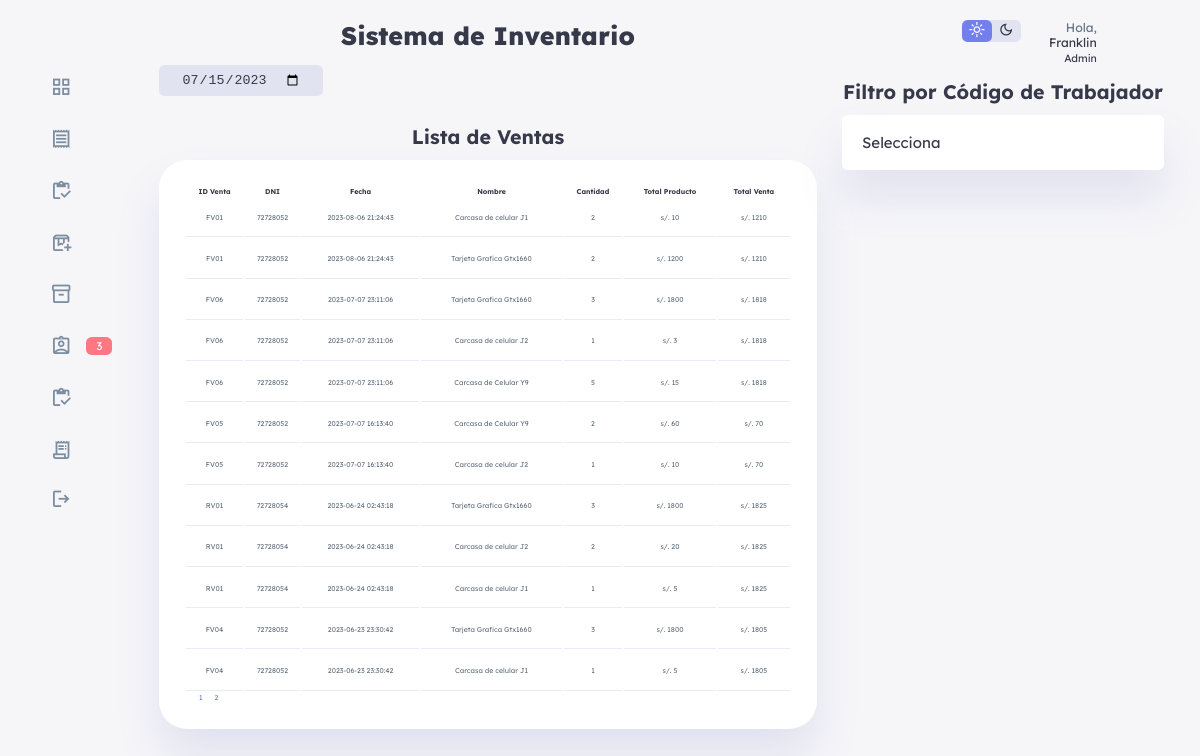
The app's page /mostrar-ventas-final.php (signed in) with its own data.
### tables this page shows
CREATE TABLE `detalle_venta` (
  `id_detallev` int(11) NOT NULL,
  `id_venta` varchar(50) NOT NULL,
  `id_prod` varchar(50) NOT NULL,
  `cantidad` int(11) NOT NULL,
  `precio_unitario` double NOT NULL,
  `precio_total` double NOT NULL
);

CREATE TABLE `venta` (
  `id_venta` varchar(50) NOT NULL,
  `dni` int(11) NOT NULL,
  `fecha` datetime NOT NULL,
  `total` double NOT NULL
);

CREATE TABLE `producto` (
  `id_prod` varchar(4) NOT NULL,
  `nombre` varchar(50) NOT NULL,
  `precio` double NOT NULL,
  `precio_pub` double NOT NULL,
  `precio_o` double NOT NULL,
  `precio_m` double NOT NULL,
  `stock` int(11) NOT NULL,
  `id_categoria` int(11) NOT NULL,
  `fecha_creado` datetime DEFAULT NULL,
  `fecha_actualizado` datetime DEFAULT NULL
);

### database/ventas/sql-mostrar-ventas.php (the view)
<?php
$query = "SELECT venta.id_venta, venta.dni,
venta.fecha, producto.nombre, detalle_venta.cantidad,
venta.total, detalle_venta.precio_unitario
FROM venta
inner join detalle_venta
on venta.id_venta=detalle_venta.id_venta
inner join producto
on detalle_venta.id_prod=producto.id_prod ORDER BY venta.fecha DESC";
$r = mysqli_query($con,$query);
while($venta = mysqli_fetch_assoc($r)){
?>
<tr>
    <td><?php echo $venta['id_venta']?></td>
    <td><?php echo $venta['dni']?></td>
    <td><?php echo $venta['fecha']?></td>
    <td><?php echo $venta['nombre']?></td>
    <td><?php echo $venta['cantidad']?></td>
    <td><?php echo 's/. '.$venta['cantidad']*$venta['precio_unitario']?></td>
    <td><?php echo 's/. '.$venta['total']?></td>
</tr>
<?php
}

### css/dashboard-final.css (style rules this page uses)
:root { --color-primary: #7380ec; --color-danger: #ff7782; --color-sucess: #41f1b6; --color-warning: #ffbb55; --color-white: #fff; --color-info-dark: #7d8da1; --color-info-light: #dce1eb; --color-dark: #363949; --color-light: rgba(132,139,200,0.18); --color-primary-variant: #111e88; --color-dark-variant: #677483; --color-background: #f6f6f9; --card-border-radius: 2rem; --border-radius-1: 0.4rem; --border-radius-2: 0.8rem; --border-radius-3: 1.2rem; --card-padding: 1.8rem; --padding-1: 1.2rem; --box-shadow: 0 2rem 3rem var(--color-light); --filter-light: 0; }
* { margin: 0; padding: 0; outline: 0; appearance: none; border: 0; text-decoration: none; list-style: none; box-sizing: border-box; }
html { font-size: 14px; }
body { width: 100vw; height: 100vh; font-family: 'Lexend Deca', sans-serif; font-size: 0.88rem; background: var(--color-background); user-select: none; overflow-x: hidden; color: var(--color-dark); }
main table tbody td { height: 2.8rem; border-bottom: 1px solid var(--color-light); color: var(--color-dark-variant); }

### records on screen
detalle_venta: id_venta.id_venta "FV01", id_venta.dni "72728052", id_venta.fecha "2023-08-06 21:24:43", id_prod.nombre "Carcasa de celular J1", cantidad "2", $venta['cantidad']*$venta['precio_unitario'] "10", id_venta.total "1210"
detalle_venta: id_venta.id_venta "FV01", id_venta.dni "72728052", id_venta.fecha "2023-08-06 21:24:43", id_prod.nombre "Tarjeta Grafica Gtx1660", cantidad "2", $venta['cantidad']*$venta['precio_unitario'] "1200", id_venta.total "1210"
detalle_venta: id_venta.id_venta "FV06", id_venta.dni "72728052", id_venta.fecha "2023-07-07 23:11:06", id_prod.nombre "Tarjeta Grafica Gtx1660", cantidad "3", $venta['cantidad']*$venta['precio_unitario'] "1800", id_venta.total "1818"
detalle_venta: id_venta.id_venta "FV06", id_venta.dni "72728052", id_venta.fecha "2023-07-07 23:11:06", id_prod.nombre "Carcasa de celular J2", cantidad "1", $venta['cantidad']*$venta['precio_unitario'] "3", id_venta.total "1818"
detalle_venta: id_venta.id_venta "FV06", id_venta.dni "72728052", id_venta.fecha "2023-07-07 23:11:06", id_prod.nombre "Carcasa de Celular Y9", cantidad "5", $venta['cantidad']*$venta['precio_unitario'] "15", id_venta.total "1818"
detalle_venta: id_venta.id_venta "FV05", id_venta.dni "72728052", id_venta.fecha "2023-07-07 16:13:40", id_prod.nombre "Carcasa de Celular Y9", cantidad "2", $venta['cantidad']*$venta['precio_unitario'] "60", id_venta.total "70"
detalle_venta: id_venta.id_venta "FV05", id_venta.dni "72728052", id_venta.fecha "2023-07-07 16:13:40", id_prod.nombre "Carcasa de celular J2", cantidad "1", $venta['cantidad']*$venta['precio_unitario'] "10", id_venta.total "70"
detalle_venta: id_venta.id_venta "RV01", id_venta.dni "72728054", id_venta.fecha "2023-06-24 02:43:18", id_prod.nombre "Tarjeta Grafica Gtx1660", cantidad "3", $venta['cantidad']*$venta['precio_unitario'] "1800", id_venta.total "1825"
detalle_venta: id_venta.id_venta "RV01", id_venta.dni "72728054", id_venta.fecha "2023-06-24 02:43:18", id_prod.nombre "Carcasa de celular J2", cantidad "2", $venta['cantidad']*$venta['precio_unitario'] "20", id_venta.total "1825"
detalle_venta: id_venta.id_venta "RV01", id_venta.dni "72728054", id_venta.fecha "2023-06-24 02:43:18", id_prod.nombre "Carcasa de celular J1", cantidad "1", $venta['cantidad']*$venta['precio_unitario'] "5", id_venta.total "1825"
detalle_venta: id_venta.id_venta "FV04", id_venta.dni "72728052", id_venta.fecha "2023-06-23 23:30:42", id_prod.nombre "Tarjeta Grafica Gtx1660", cantidad "3", $venta['cantidad']*$venta['precio_unitario'] "1800", id_venta.total "1805"
detalle_venta: id_venta.id_venta "FV04", id_venta.dni "72728052", id_venta.fecha "2023-06-23 23:30:42", id_prod.nombre "Carcasa de celular J1", cantidad "1", $venta['cantidad']*$venta['precio_unitario'] "5", id_venta.total "1805"

### other values on screen
$fila['total'] "3"
$user['nombre'] "Franklin"
